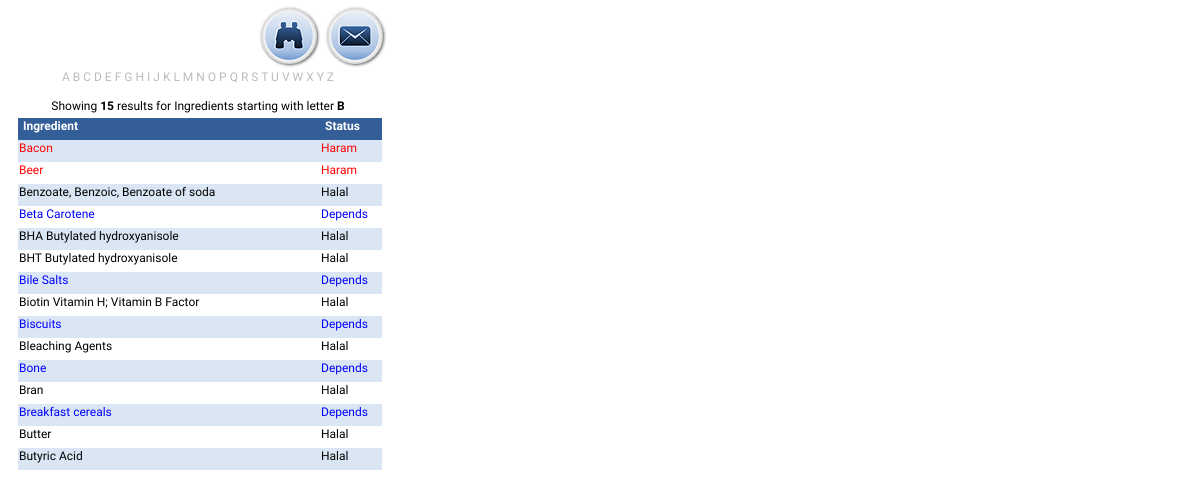
Page /index.php?l=b on the committed database.
### tables this page shows
CREATE TABLE IF NOT EXISTS `ingredient` (
  `id` int(11) NOT NULL AUTO_INCREMENT,
  `iname` varchar(255) NOT NULL,
  `ecode` varchar(10) NOT NULL,
  `id_status` tinyint(4) NOT NULL,
  `desc` text NOT NULL,
  PRIMARY KEY (`id`)
) DEFAULT CHARSET=utf8;

CREATE TABLE IF NOT EXISTS `status` (
  `id` tinyint(4) NOT NULL AUTO_INCREMENT,
  `status_nm` varchar(20) NOT NULL,
  PRIMARY KEY (`id`)
) DEFAULT CHARSET=utf8;

### inc/process.php (the view, shortened to what this page needs)
<?php
$db=new mysqli($dbhost,$dbuser,$dbpass,$dbname);
$s="1";
if(isset($_GET['q'])){
  $s=isset($_GET['s'])?$_GET['s']:$s;
  $query=$_GET['q'];
  $escaped_query = $db->real_escape_string($query);
  if($s=="1"){
    $qry="SELECT a.id,a.iname,a.ecode,b.status_nm,a.desc  "
        ."FROM ingredient a "
        ."LEFT JOIN status b on a.id_status=b.id "
        ."WHERE a.iname LIKE '%".$escaped_query."%'";
  }else{
    $qry="SELECT a.id,a.iname,a.ecode,b.status_nm,a.desc  "
        ."FROM ecode a "
        ."LEFT JOIN status b on a.id_status=b.id "
        ."WHERE a.ecode LIKE '%".$escaped_query."%'";
  }
  $rst="containing <b>".htmlspecialchars($query, ENT_QUOTES, 'UTF-8')."</b></div>\n";
}else{
  $query=isset($_GET['l'])?$_GET['l']:"a";
  $escaped_query = $db->real_escape_string($query);
  $qry="SELECT a.id,a.iname,a.ecode,b.status_nm,a.desc  "
      ."FROM ingredient a "
      ."LEFT JOIN status b on a.id_status=b.id "
      ."WHERE a.iname LIKE '".$escaped_query."%'";
  $rst="starting with letter <b>".htmlspecialchars(strtoupper($query), ENT_QUOTES, 'UTF-8')."</b></div>\n";
}
$res=$db->query($qry) or die("Having error in execution ==".$db->error);
$html="<div class=\"clearHead\"><div class=\"iname\"><b>Ingredient</b></div><div class=\"stat\"><b>Status</b></div></div>\n";
while($row=$res->fetch_row())
{
  $html.="<div class=\"clear\">"
        ."<div class=\"iname\" id=\"lnk".$row[0]."\" href=\"#load".$row[0]."\" rel=\"#load".$row[0]."\" title=\"".($s=="1"?$row[1]:$row[2])."\">".($s=="1"?$row[1]:$row[2])."</div>"
        ."<div class=\"stat\" title=\"".$row[3]."\">".$row[3]."</div>\n"
        ."<div class=\"desc\" id=\"load".$row[0]."\">"
        ."<b>Name</b> : ".$row[1]."<br />"
        .($row[2]!=""?"<b>E-Code</b> : ".$row[2]."<br />":"")
        ."<b>Status</b> : ".$row[3]."<br />"
        ."<b>Description</b><br />".$row[4]."</div></div>\n";
}

### assets/css/halal.css (style rules this page uses)
body { font-size:12px;font-family:'Share',corsive; }
.clear,.clearHead { clear:both;left:20px;margin-left:10px; }
.iname { float:left;width:300px;height:20px;padding:1px; }
.stat { float:left;width:60px;height:20px;padding:1px; }
.clearHead .iname { background-color:#345e98;color:#fff;font-weight:bold;padding-left:5px;width:296px; }
.clearHead .stat { background-color:#345e98;color:#fff;font-weight:bold;padding-left:5px;width:56px; }

### rows in the picture
ingredient: iname "Bacon", id_status.status_nm "Haram"
ingredient: iname "Beer", id_status.status_nm "Haram"
ingredient: iname "Benzoate, Benzoic, Benzoate of soda", id_status.status_nm "Halal"
ingredient: iname "Beta Carotene", id_status.status_nm "Depends"
ingredient: iname "BHA Butylated hydroxyanisole", id_status.status_nm "Halal"
ingredient: iname "BHT Butylated hydroxyanisole", id_status.status_nm "Halal"
ingredient: iname "Bile Salts", id_status.status_nm "Depends"
ingredient: iname "Biotin Vitamin H; Vitamin B Factor", id_status.status_nm "Halal"
ingredient: iname "Biscuits", id_status.status_nm "Depends"
ingredient: iname "Bleaching Agents", id_status.status_nm "Halal"
ingredient: iname "Bone", id_status.status_nm "Depends"
ingredient: iname "Bran", id_status.status_nm "Halal"
ingredient: iname "Breakfast cereals", id_status.status_nm "Depends"
ingredient: iname "Butter", id_status.status_nm "Halal"
ingredient: iname "Butyric Acid", id_status.status_nm "Halal"

### other values in the picture
$letter "A"
$letter "B"
$letter "C"
$letter "D"
$letter "E"
$letter "F"
$letter "G"
$letter "H"
$letter "I"
$letter "J"
$letter "K"
$letter "L"
$letter "M"
$letter "N"
$letter "O"
